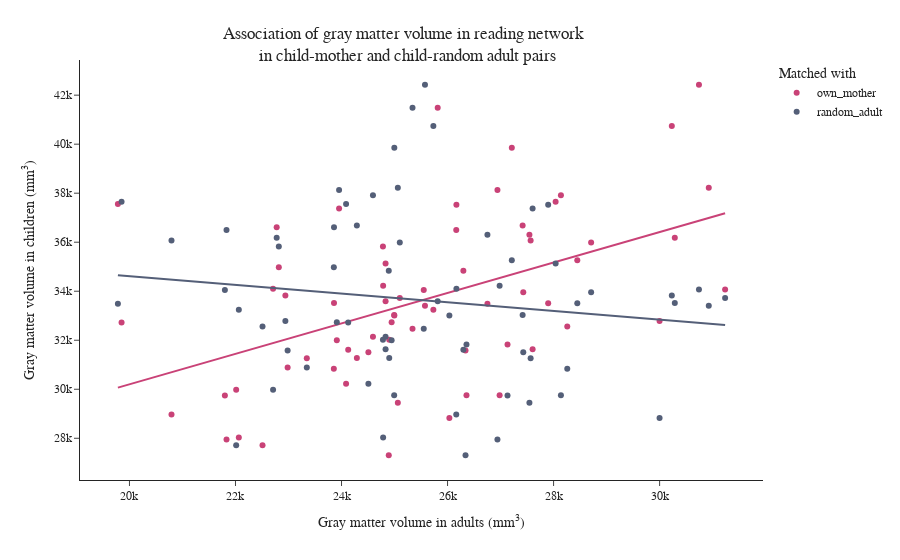

The notebook cell this image was saved under:
### Code cell
#style guide: https://plotly.com/python/styling-plotly-express/
import plotly.io as pio                                #for the chang in template
fig = px.scatter(df, x="GMV_adults", y="GMV_children",
                 color="Group ",
                 trendline="ols", 
                 color_discrete_map={'own_mother': '#C94277','random_adult': '#545F78'},
                 template="simple_white",
                 labels={
                     "GMV_adults": "Gray matter volume in adults (mm<sup>3</sup>)",
                     "GMV_children": "Gray matter volume in children (mm<sup>3</sup>)",
                     "Group ": "Matched with"})
 
fig.update_layout(
    title={
        'text': "Association of gray matter volume in reading network <br> in child-mother and child-random adult pairs",
        'y':0.93,
        'x':0.45,
        'xanchor': 'center',
        'yanchor': 'top'})

fig.update_layout(
    font_family="Times New Roman"
)


fig.show()
